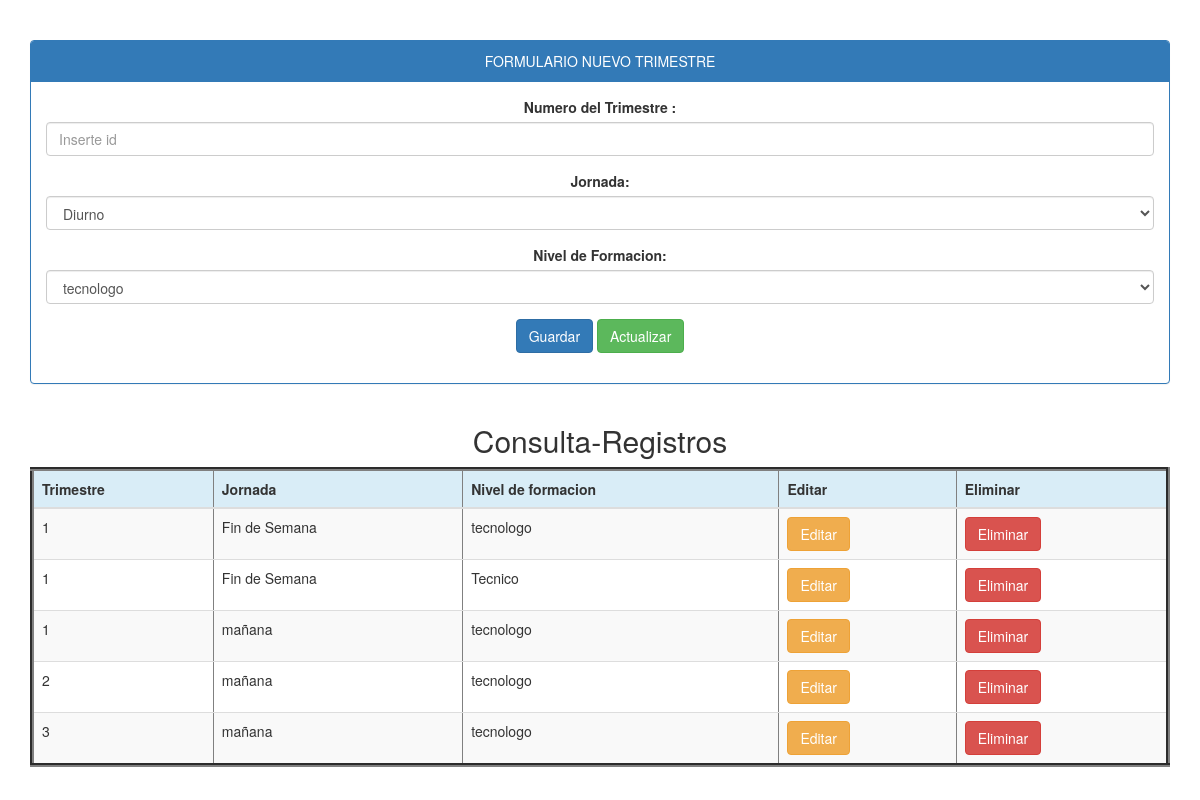
Page /trimestre/documento.php on the committed database.
### tables this page shows
CREATE TABLE `leveltraining` (
  `idLevelTraining` varchar(40) NOT NULL,
  `descripcion` varchar(100) NOT NULL,
  `state` tinyint(1) NOT NULL
);

CREATE TABLE `trimester` (
  `trimesterId` varchar(20) NOT NULL,
  `workingDayName` varchar(40) NOT NULL,
  `idLevelTraining` varchar(40) NOT NULL
);

### trimestre/Controller.php (called while the page is built, shortened)
<?php
class trimestre{
public function _get ($k){return $this->$k;}
public function _set ($k,$V){return $this-> $k = $V;}
}
?>

### conexion.php (called while the page is built)
<?php
class database {
	public static function conectar (){
	try{
	$pdo=new PDO('mysql:host=localhost;dbname=db_SOSP; charset=utf8','root','');
 	$pdo->setAttribute (PDO::ATTR_ERRMODE,PDO::ERRMODE_EXCEPTION);
 	return $pdo;
	}catch (Exception $e){
	die($e->getMessage());
		}
	}
}
?>

### trimestre/Model.php (called while the page is built, shortened)
<?php
class trimestreclas{
	private $pdo;
	public function __CONSTRUCT(){
	try{
	$this ->pdo=database::conectar();
	}catch(Exception $ex){
	die($e->getMessage());
	}
	}
public function Listar(){
	try{
		$result = array();
		$stm = $this->pdo->Prepare('SELECT * FROM trimester ');
		$stm->execute();
		foreach($stm->fetchAll(PDO::FETCH_OBJ) as $r) {
			$usu = new trimestre();
			$usu->_SET('trimesterId', $r->trimesterId);
			$usu->_SET('workingDayName', $r->workingDayName);
			$usu->_SET('idLevelTraining', $r->idLevelTraining);
			$result[] = $usu;
		}
		return $result;
	}
	catch(Exception $e){
		die ($e->getMessage());
	}
}
}
?>

### trimestre/documento.php (the view, shortened to what this page needs)
<?php
require_once '../conexion.php';
$usu = new trimestre();
$model = new trimestreclas();
$db = database::conectar();
?>
<!DOCTYPE html>
<html lang="es">
<head>
	<link rel="stylesheet"  href="../bootstrap/css/bootstrap.css">
	<link rel="stylesheet" type="text/css" href="css/bootstrap.min.css">
</head>
<body>
<center>
<div class="container">
	<div class="panel panel-primary">
	<div class="panel-heading">FORMULARIO NUEVO TRIMESTRE</div>
	<div class="panel-body">
<form action ="" method="post">
	<div class="form-group">
		<label>Numero del Trimestre :</label>
		<input type="number" name="trimesterId" value="<?php echo $usu->_GET('trimesterId')?>" class="form-control" placeholder="Inserte id" required>
	</div>
	<div class="form-group">
	<label>Jornada:</label>
	<select class="form-control" name="workingDayName">
	<?php
	foreach($db-> query('SELECT * FROM workingDay')as $row){
	echo '<option value="'.$row['workingDayName'].'">'.$row['workingDayName'].'</option>';
	}
	?>
	</select>
	</div>
	<div class="form-group">
	<label>Nivel de Formacion:</label>
	<select class="form-control" name="idLevelTraining">
	<?php
	foreach($db-> query('SELECT * FROM LevelTraining')as $row){
	echo '<option value="'.$row['idLevelTraining'].'">'.$row['descripcion'].'</option>';
	}
	?>
	</select>
	</div>
	<div class="form-group">
		<input type="submit" class="btn btn-primary" value="Guardar" onclick="this.form.action='?action=registrar';"/>
		<input type="submit" class="btn btn-success" value="Actualizar" onclick="this.form.action='?action=Actualizar';"/>
	</div>
	</form>
	</div>
	</div>
	</div>
	<div class="container">
		<h2>Consulta-Registros</h2>
		<div class="table-responsive">
			<table border="4" class="table table-striped">
			<thead>
				<tr class="info">
					<th>Trimestre</th>
					<th>Jornada</th>
					<th>Nivel de formacion</th>
					<th>Editar</th>
					<th>Eliminar</th>
					</tr>
			</thead>
		<?php
		foreach ($model->Listar() as $r){
			?>
			<?php
			$r->_GET('idLevelTraining');
			 $numero=$r->_GET('idLevelTraining');
			?>
			<tr>
			<td><?php echo $r->_GET('trimesterId');?></td>
			<td><?php echo $r->_GET('workingDayName');?></td>
			<td><?php if (isset($numero)) {
		foreach($db-> query('SELECT descripcion FROM leveltraining where idLevelTraining='.$r->_GET('idLevelTraining').'')as $row){
       echo $row['descripcion'];
	}
}  ?></td>
			<td>
				<a href="?action=editar&trimesterId=<?php echo $r->_GET('trimesterId'); ?>" class="btn btn-warning">Editar</a>
			</td>
			<td>
				<a href="?action=eliminar&trimesterId=<?php echo $r->_GET('trimesterId'); ?>" class="btn btn-danger" onclick ="return confirm('¿Esta seguro de eliminar este Usuario?')">Eliminar</a>
			</td>
			</tr>
		<?php } ?>
			</table>
			</div>
			</div>
</center>
</body>
</html>

### rows in the picture
leveltraining: descripcion "tecnologo"
trimester: _GET "1", _GET "Fin de Semana"
leveltraining: descripcion "Tecnico"
trimester: _GET "2", _GET "mañana"
trimester: _GET "3", _GET "mañana"

### other values in the picture
$r->_GET('trimesterId') "1"
$r->_GET('workingDayName') "Fin de Semana"
$r->_GET('workingDayName') "mañana"
form field workingDayName "Diurno"
form field idLevelTraining "tecnologo"
